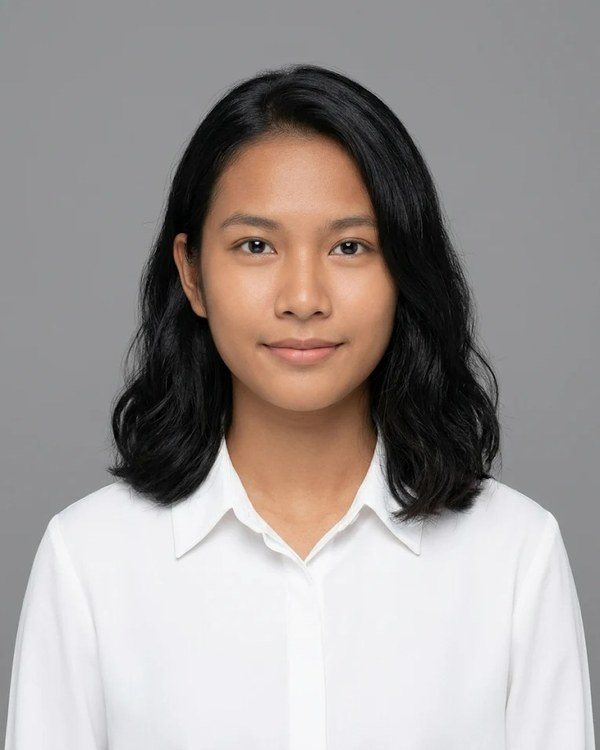
#> input picture art/applicants/f01.jpg, 600 x 750 px
$ python fin-portrait2.py ../art/applicants/f01.jpg ../art/applicants/f02.jpg 1.0 1.0 ../art/applicants/f02.jpg 1.0
#> lines starting #> are read from the running program, lines starting #| are printed output that depends on the picture
"""Re-crop with zoom and optional white-balance to a neutral grey backdrop.
python3 tools/fin-portrait2.py <raw> <out.jpg> <zoom> <topfrac> [neutral] [desat]
zoom > 1 crops tighter; topfrac = where the crop starts as a fraction of the free height; neutral: scale channels so the
backdrop corners become neutral grey ~135; desat: reduce saturation by this fraction."""
import sys, io
import numpy as np
from PIL import Image, ImageEnhance
src, out, zoom, top = sys.argv[1], sys.argv[2], float(sys.argv[3]), float(sys.argv[4])
neutral = len(sys.argv) > 5 and sys.argv[5] == '1'; desat = float(sys.argv[6]) if len(sys.argv) > 6 else 0
im = Image.open(src).convert('RGB'); w, h = im.size
#> further down, im is the input picture: PIL image 600x750 RGB; mean R, G, B 159, 152.3, 150.2
#> after `w, h = im.size`: w = 600; h = 750
tw = int(min(w, h * 4 / 5) / zoom); th = int(tw * 5 / 4)
#> after `tw = int(min(w, h * 4 / 5) / zoom)`: tw = 600
#> after `th = int(tw * 5 / 4)`: th = 750
x = (w - tw) // 2; y = int((h - th) * top)
#> after `x = (w - tw) // 2`: x = 0
#> after `y = int((h - th) * top)`: y = 0
im = im.crop((x, y, x + tw, y + th)).resize((600, 750), Image.LANCZOS)
if neutral:
    a = np.asarray(im).astype(float)
    c = np.concatenate([a[:60, :60].reshape(-1, 3), a[:60, -60:].reshape(-1, 3), a[60:200, :25].reshape(-1, 3), a[60:200, -25:].reshape(-1, 3)])
    m = c.mean(axis=0); a = a * (135.0 / m); im = Image.fromarray(np.clip(a, 0, 255).astype('uint8'))
if desat: im = ImageEnhance.Color(im).enhance(1 - desat)
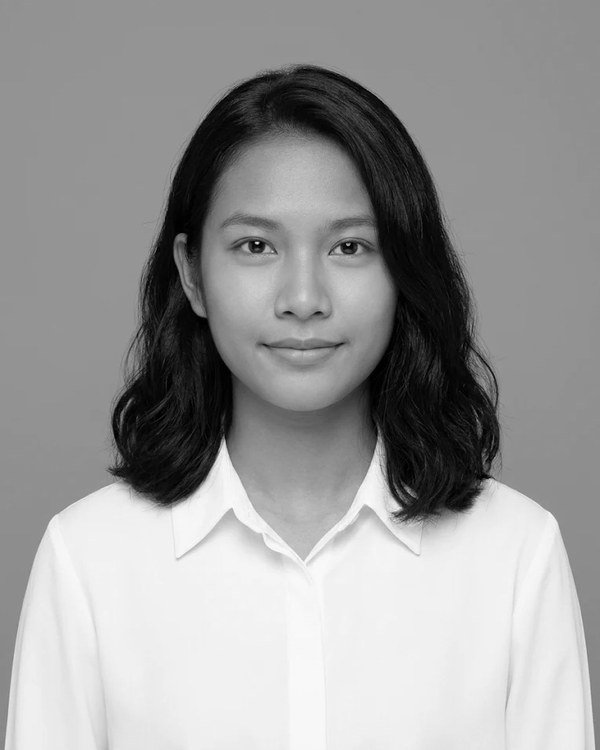
#> im: PIL image 600x750 RGB; min 0, max 254, mean 154
for q in range(88, 40, -4):
    b = io.BytesIO(); im.save(b, 'JPEG', quality=q, optimize=True, progressive=True)
    if b.tell() <= 60000: break
open(out, 'wb').write(b.getvalue()); print(out, b.tell() // 1024, 'KB')
#| ../art/applicants/f02.jpg 40 KB

$ run again, on art/applicants/f03.jpg
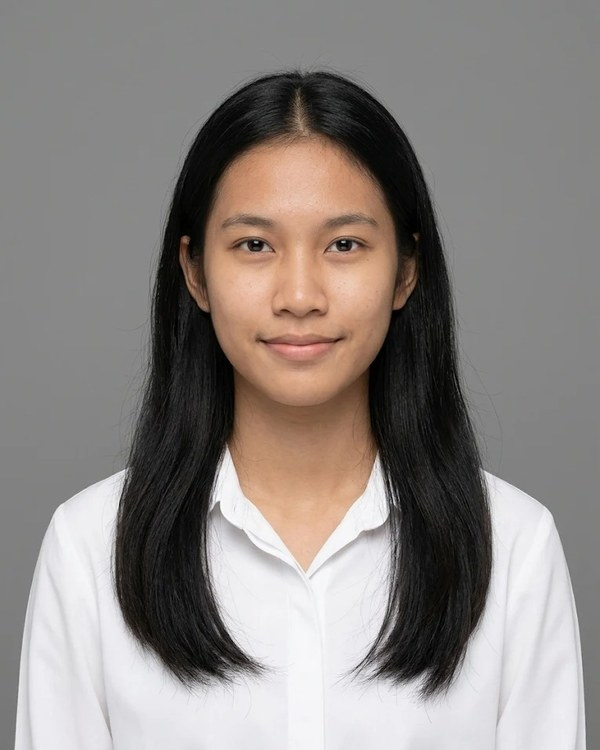
#> input picture art/applicants/f03.jpg, 600 x 750 px
#> im is the input picture: PIL image 600x750 RGB; mean R, G, B 139.9, 133.5, 130.2
#> `if desat: im = ImageEnhance.Color(im).enhance(1 - desat)`:
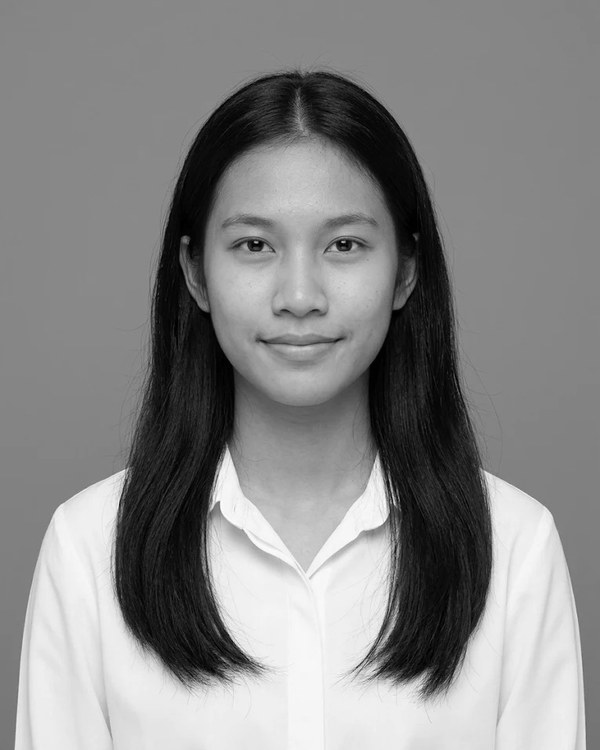
#> im: PIL image 600x750 RGB; min 0, max 255, mean 135.1
#| ../art/applicants/f03.jpg 50 KB

$ run again, on art/applicants/f04.jpg
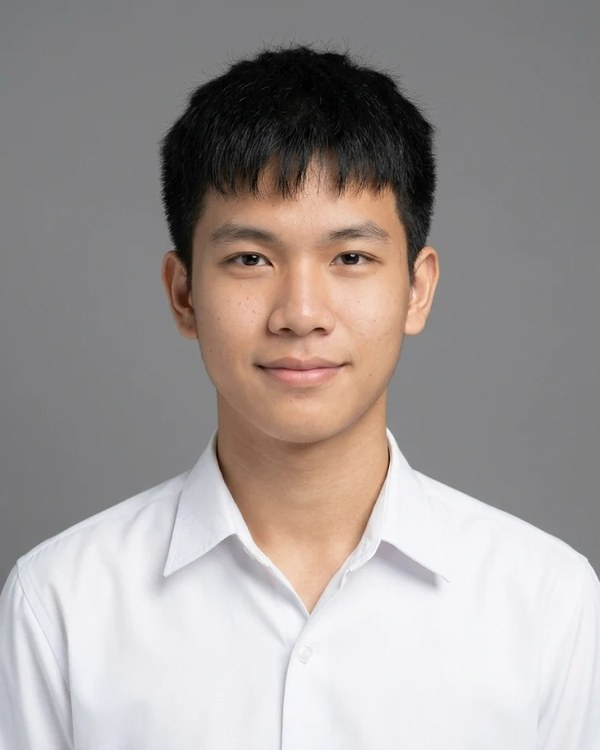
#> input picture art/applicants/f04.jpg, 600 x 750 px
#> im is the input picture: PIL image 600x750 RGB; mean R, G, B 161.5, 154.5, 152.5
#> `if desat: im = ImageEnhance.Color(im).enhance(1 - desat)`:
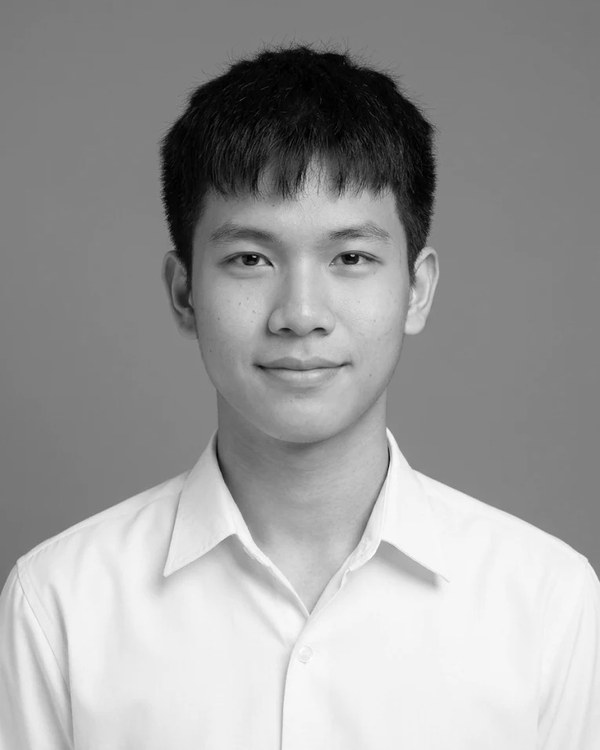
#> im: PIL image 600x750 RGB; min 0, max 255, mean 156.3
#| ../art/applicants/f04.jpg 36 KB

$ run again, on art/applicants/f05.jpg
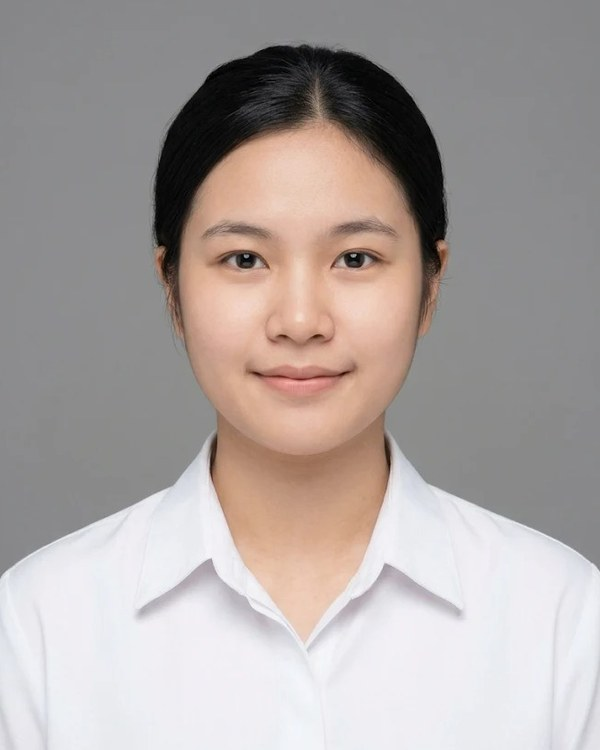
#> input picture art/applicants/f05.jpg, 600 x 750 px
#> im is the input picture: PIL image 600x750 RGB; mean R, G, B 171.6, 163.2, 160.8
#> `if desat: im = ImageEnhance.Color(im).enhance(1 - desat)`:
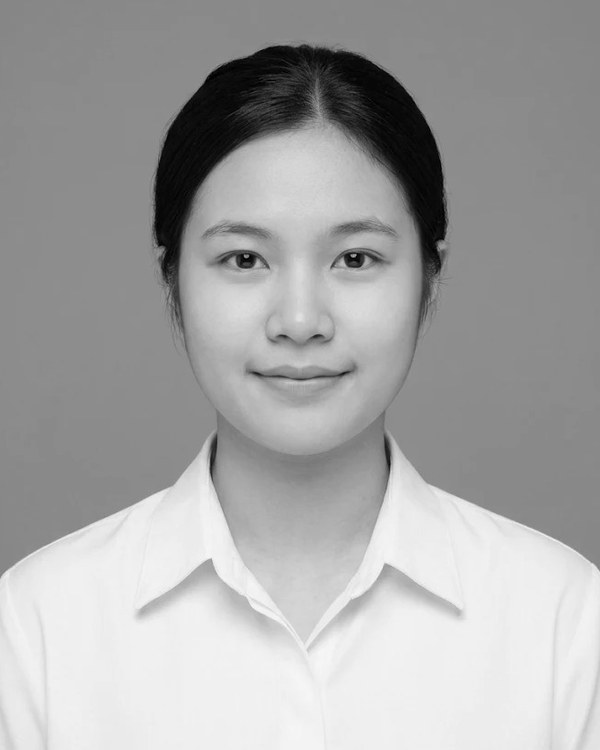
#> im: PIL image 600x750 RGB; min 0, max 249, mean 165.4
#| ../art/applicants/f05.jpg 32 KB
